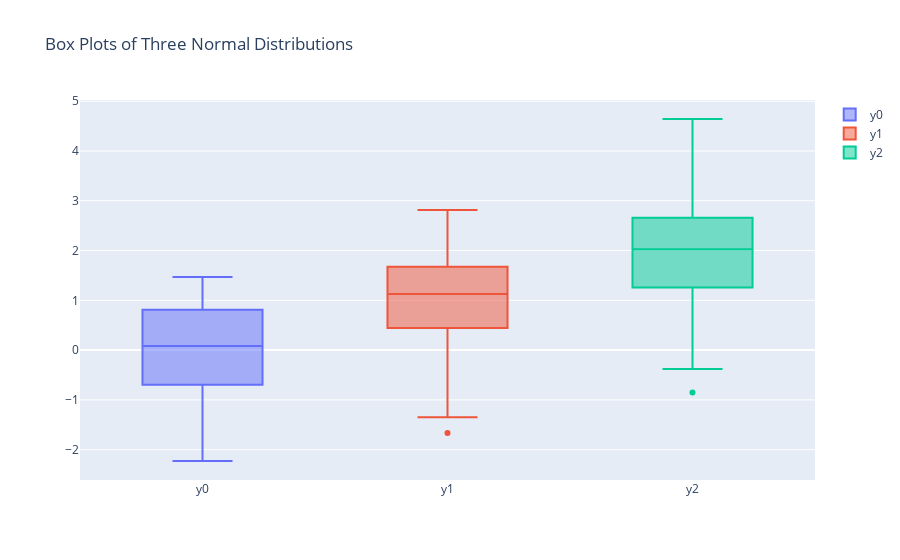

Write notebook code for a chart like this one.
### Code cell
import numpy as np
import plotly.graph_objects as go

y0 = np.random.randn(50)
y1 = np.random.randn(50) + 1
y2 = np.random.randn(50) + 2

fig = go.Figure()
fig.add_trace(go.Box(y=y0, name='y0'))
fig.add_trace(go.Box(y=y1, name='y1'))
fig.add_trace(go.Box(y=y2, name='y2'))

fig.update_layout(title='Box Plots of Three Normal Distributions')
fig.show()
